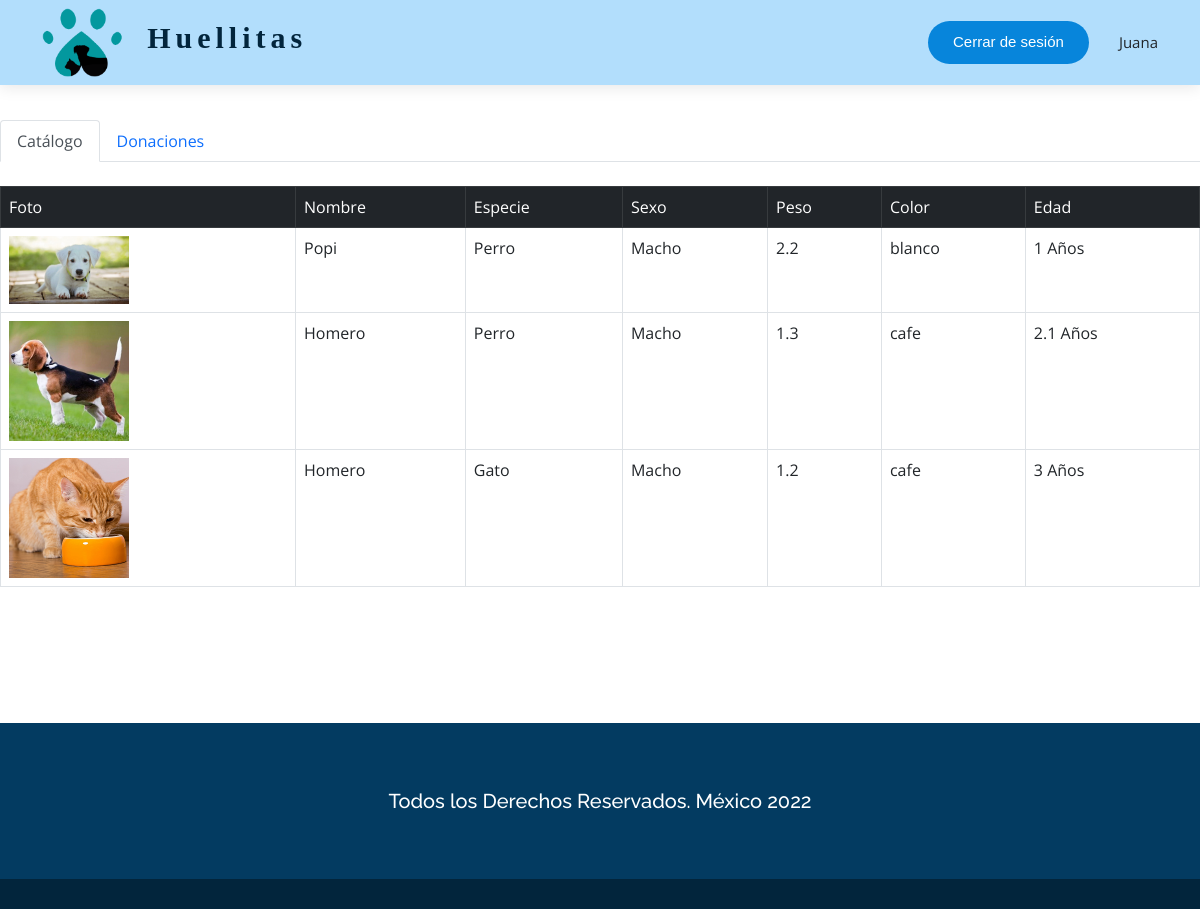
The page /EmpleadoVista.php (signed in) on the database its author committed.
### tables this page shows
CREATE TABLE `mascotas` (
  `id` int(11) NOT NULL,
  `nombre` varchar(10) NOT NULL,
  `raza` varchar(10) NOT NULL,
  `peso` float NOT NULL,
  `sexo` varchar(10) NOT NULL,
  `color` varchar(10) NOT NULL,
  `edad` float NOT NULL,
  `foto` varchar(255) NOT NULL
);

### EmpleadoVista.php (the view, shortened to what this page needs)
<?php
$conexion = conexion();
?>
<!DOCTYPE html>
<html lang="es">
<head>
  <link href="https://unpkg.com/aos@2.3.1/dist/aos.css" rel="stylesheet">
  <link href="assets/vendor/aos/aos.css" rel="stylesheet">
  <link href="assets/vendor/bootstrap-icons/bootstrap-icons.css" rel="stylesheet">
  <link href="assets/vendor/boxicons/css/boxicons.min.css" rel="stylesheet">
  <link href="assets/vendor/glightbox/css/glightbox.min.css" rel="stylesheet">
  <link href="assets/vendor/swiper/swiper-bundle.min.css" rel="stylesheet">
  <link href="assets/Bootstrap/css/bootstrap.min.css" rel="stylesheet">
  <link href="assets/css/style.css" rel="stylesheet">
  <link href=assets/css/tablas.css rel="stylesheet">
</head>
<body>
  <header id="header" class="fixed-top d-flex align-items-center">
    <div class="container d-flex align-items-center justify-content-between">
      <div class="logo">
        <div class="row">
          <div class="col"><img src="assets/img/Logo_01.png" class="img-fluid" alt=""></div>
          <div class="col">
            <h1 class="text-light"><a href="Admin.php"><span>Huellitas</span></a></h1>
          </div>
        </div>
      </div>
      <nav id="navbar" class="navbar">
        <ul>
          <li><a class="getstarted scrollto" href="develop/php/destroyed.php">Cerrar de sesión</a></li>
          <li class="text_1"><a ><?php
           echo "" . $_SESSION['usuario']; ?></a></li>
        </ul>
      </nav>
    </div>
  </header>
  <section>
    <section>
      <nav>
        <div class="nav nav-tabs" id="nav-tab" role="tablist">
          <button class="nav-link active" id="nav-home-tab" data-bs-toggle="tab" data-bs-target="#nav-home" type="button" role="tab" aria-controls="nav-home" aria-selected="true" style="background-color:#">Catálogo</button>
          <button class="nav-link" id="nav-profile-tab" data-bs-toggle="tab" data-bs-target="#nav-profile" type="button" role="tab" aria-controls="nav-profile" aria-selected="false" style="background-color: #">Donaciones</button>
        </div>
      </nav>
      <div class="tab-content" id="nav-tabContent">
        <div class="tab-pane fade show active" id="nav-home" role="tabpanel" aria-labelledby="nav-home-tab">
          <br>
          <table class="table table-hover table-condensed table-bordered ">
            <thead class="table-dark">
              <tr>
                <td>Foto</td>
                <td>Nombre</td>
                <td>Especie</td>
                <td>Sexo</td>
                <td>Peso</td>
                <td>Color</td>
                <td>Edad</td>
              </tr>
            </thead>
            <?php
            $sql = "SELECT id,foto,nombre,raza,sexo,peso,color,edad
                    FROM mascotas";
            $resu = mysqli_query($conexion, $sql);
            while ($ver = mysqli_fetch_row($resu)) {
              $tipo = $ver[3];
              if ($tipo == "Gato") {
                $tipo = "gatos";
              } else {
                $tipo = "perros";
              }
            ?>
              <tr>
                <td><img src="<?php echo ('assets/img/' . $tipo . '/' . $ver[1]) ?>" width="120" alt="15"></td>
                <td><?php echo $ver[2] ?></td>
                <td><?php echo $ver[3] ?></td>
                <td><?php echo $ver[4] ?></td>
                <td><?php echo $ver[5] ?></td>
                <td><?php echo $ver[6] ?></td>
                <td><?php echo$ver[7].' Años' ?></td>
            <?php
            }
            ?>
          </table>
        </div>
      </div>
    </section>
  </section>
  <footer id="footer">
    <div class="footer-newsletter">
      <div class="container">
        <div class="row justify-content-center">
          <div class="col-lg-6">
            <p>
            <h5>Todos los Derechos Reservados. México 2022</h5>
            </p>
          </div>
        </div>
      </div>
    </div>
  </footer>
</body>
</html>

### assets/css/style.css (style rules this page uses)
body { font-family: "Open Sans", sans-serif; color: #212529; }
a { color: #0072ed; text-decoration: none; }
h1, h2, h3, h4, h5, h6, .font-primary { font-family: "Raleway", sans-serif; }
#header { height: 85px; transition: all 0.5s; z-index: 997; transition: all 0.5s; background: #B2DEFC; box-shadow: 0px 2px 15px rgba(0, 0, 0, 0.1); }
#header .logo h1 { font-size: 30px; margin: 0; line-height: 2; font-weight: 600; letter-spacing: 5px; }
#header .logo h1 a, #header .logo h1 a:hover { color: #02253C ; text-decoration: none; font-family: Candara; }
#header .logo img { padding: 0; margin: 0; max-height: 70px; }
.navbar { padding: 0; }
.navbar ul { margin: 0; padding: 0; display: flex; list-style: none; align-items: center; }
.navbar li { position: relative; }
.navbar a, .navbar a:focus { display: flex; align-items: center; justify-content: space-between; padding: 10px 0 10px 30px; font-size: 15px; color: #4e4039; white-space: nowrap; transition: 0.3s; }
.navbar .getstarted, .navbar .getstarted:focus { background: #0785DB; border-color: #033B61; color: #ffffff; padding: 10px 25px; margin-left: 30px; border-radius: 50px; font-family: Arial; }
section { padding: 60px 0; overflow: hidden; }
#footer { background: #fff; padding: 0 0 30px 0; font-size: 14px; background: #02253C; color: #fff; font-family: Arial; }
#footer .footer-newsletter { padding: 50px 0; background: #033B61 ; text-align: center; font-size: 15px; }

### assets/css/tablas.css (style rules this page uses)
body { font-family: "Open Sans", sans-serif; color: #212529; }
a { color: #0072ed; text-decoration: none; }
h1, h2, h3, h4, h5, h6, .font-primary { font-family: "Raleway", sans-serif; }
#header { height: 85px; transition: all 0.5s; z-index: 997; transition: all 0.5s; background: #B2DEFC; box-shadow: 0px 2px 15px rgba(0, 0, 0, 0.1); }
#header .logo h1 { font-size: 30px; margin: 0; line-height: 2; font-weight: 600; letter-spacing: 5px; }
#header .logo h1 a, #header .logo h1 a:hover { color: #02253C ; text-decoration: none; font-family: Candara; }
#header .logo img { padding: 0; margin: 0; max-height: 70px; }
.navbar { padding: 0; }
.navbar ul { margin: 0; padding: 0; display: flex; list-style: none; align-items: center; }
.navbar li { position: relative; }
.navbar a, .navbar a:focus { display: flex; align-items: center; justify-content: space-between; padding: 10px 0 10px 30px; font-size: 15px; color: #4e4039; white-space: nowrap; transition: 0.3s; }
.navbar .getstarted, .navbar .getstarted:focus { background: #0785DB; border-color: #033B61; color: #ffffff; padding: 10px 25px; margin-left: 30px; border-radius: 50px; font-family: Arial; }
section { padding: 60px 0; overflow: hidden; }
#footer { background: #fff; padding: 0 0 30px 0; font-size: 14px; background: #02253C; color: #fff; font-family: Arial; }
#footer .footer-newsletter { padding: 50px 0; background: #033B61 ; text-align: center; font-size: 15px; }

### rows shown on the page
mascotas: foto (picture), nombre "Popi", raza "Perro", sexo "Macho", peso "2.2", color "blanco", edad "1"
mascotas: raza+foto (picture), nombre "Homero", raza "Perro", sexo "Macho", peso "1.3", color "cafe", edad "2.1"
mascotas: raza+foto (picture), nombre "Homero", raza "Gato", sexo "Macho", peso "1.2", color "cafe", edad "3"

### other values the page prints
$_SESSION['usuario'] "Juana"
